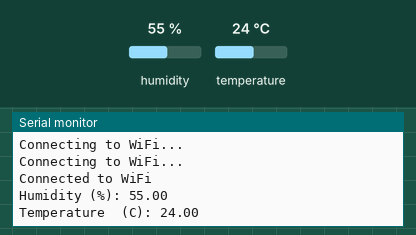
The sketch below on a simulated ESP8266 (NodeMCU). Parts: the last lines printed to the serial monitor. The inputs (shaded band) are chosen by the test bench; at power-on: humidity 55 %, temperature 24 °C. WiFi joins after 1.5 s; servers stay silent unless stated.

Above: at 3.2 s.
3.3 s: humidity set to 22 %
At 5.8 s:
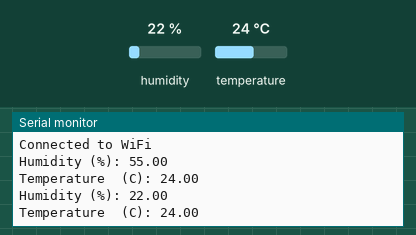
6.8 s: temperature set to 12 °C
At 8.7 s:
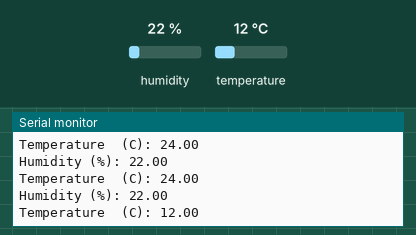
10.3 s: humidity set to 40 %
At 10.3 s:
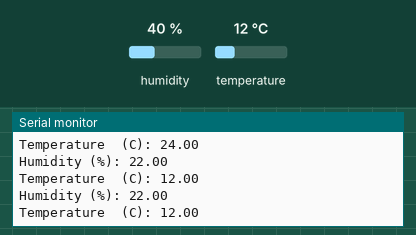
Timing chart, 0 to 13.3 s (numbered marks = the images above; inputs shaded):
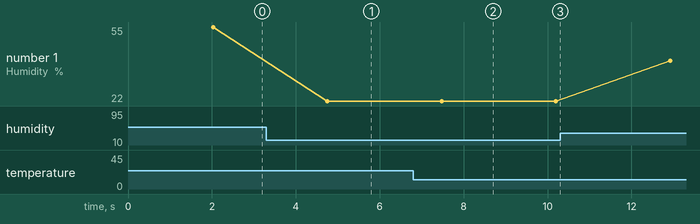

The sketch:

weather_station.ino
```cpp
#include <ESP8266WiFi.h>
#include <ArduinoJson.h>
#include <dht11.h>
#define DHT11PIN 4

const char* ssid = "";
const char* password = "";
dht11 DHT11;

void setup() {
  Serial.begin(115200);
  WiFi.begin(ssid, password);
  while (WiFi.status() != WL_CONNECTED) {
    delay(1000);
    Serial.println("Connecting to WiFi...");
  }

  Serial.println("Connected to WiFi");
}

void loop() {
  if (WiFi.status() == WL_CONNECTED) {
    WiFiClient client;

    int chk = DHT11.read(DHT11PIN);

    Serial.print("Humidity (%): ");
    Serial.println((float)DHT11.humidity, 2);
    int hum = DHT11.humidity;

    Serial.print("Temperature  (C): ");
    Serial.println((float)DHT11.temperature, 2);
    int temp = DHT11.temperature;

    // Connect to Flask server
    if (client.connect("192.168.0.108", 80)) {
      String url = "/post/" + String(temp) + "/" + String(hum);
      client.print(String("GET ") + url + " HTTP/1.1\r\n" +
                   "Host: 192.168.0.108\r\n" +
                   "Connection: close\r\n\r\n");

      delay(500);
    }
  } else {
    Serial.println("WiFi not connected");
  }

  delay(2000);
}
```

Measured:
- after the input at 3.3 s, the serial monitor: prints a new line after 1.4 s (image 1)
- after the input at 6.8 s, the serial monitor: prints a new line after 0.67 s (image 2)
- plotted number 1: 55 → 22 after the input at 3.3 s, 22 → 40 after the input at 10.3 s
